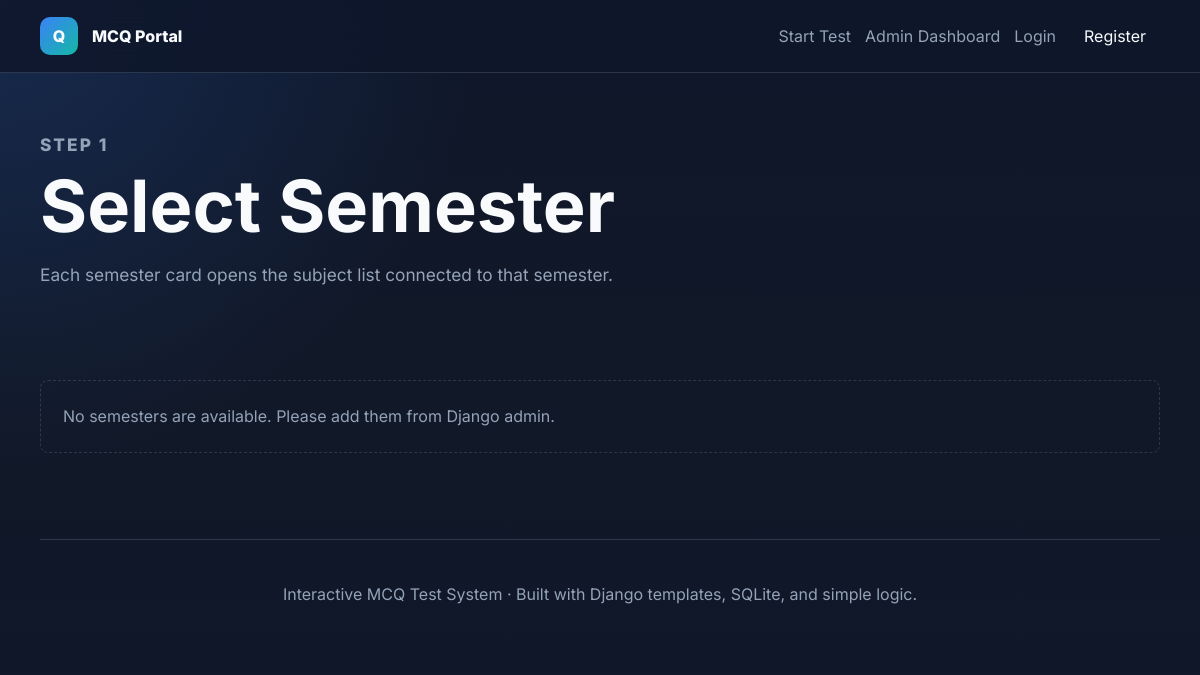
The app's page /semesters/, older data.
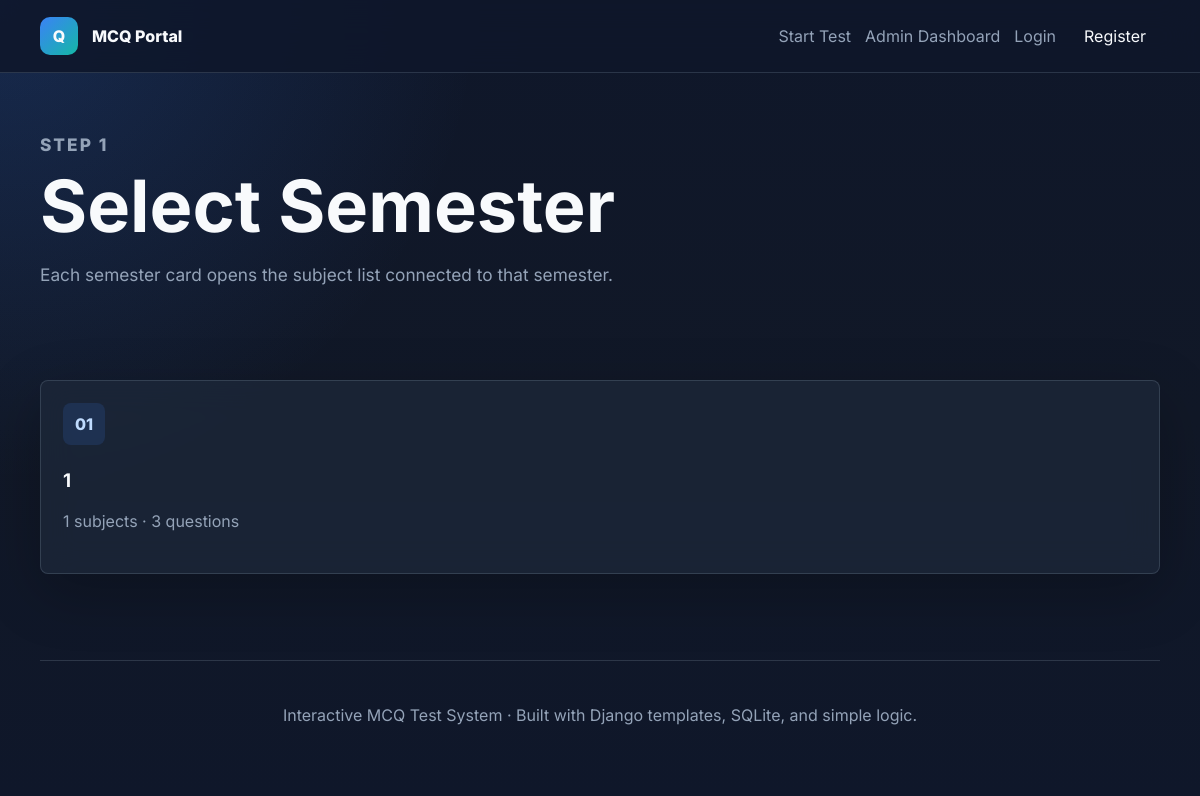
The same page, newer data.
### exams/models.py (models this page shows, shortened)
class Semester(models.Model):
    semester_name = models.CharField(max_length=100, unique=True)
    class Meta:
        ordering = ("semester_name",)
        verbose_name = "Semester"
        verbose_name_plural = "Semesters"

### exams/views.py (the view)
# urls.py: path("semesters/", views.select_semester, name="select_semester"),
def select_semester(request):
    all_semesters = Semester.objects.annotate(
        subject_count=Count("subjects", distinct=True),
        question_count=Count("questions", distinct=True),
    )
    return render(request, "exams/select_semester.html", {"semesters": all_semesters})

### templates/exams/select_semester.html (shortened to what this page needs)
{% extends "base.html" %}
{% block content %}
<section class="page-hero compact">
    <p class="eyebrow">Step 1</p>
    <h1>Select Semester</h1>
    <p>Each semester card opens the subject list connected to that semester.</p>
</section>
<section class="page-section">
    <div class="card-grid">
        {% for semester in semesters %}
            <a class="info-card" href="{% url 'select_subject' semester.id %}">
                <span class="card-number">{{ forloop.counter|stringformat:"02d" }}</span>
                <h3>{{ semester.semester_name }}</h3>
                <p>{{ semester.subject_count }} subjects · {{ semester.question_count }} questions</p>
            </a>
        {% empty %}
            <div class="empty-state">No semesters are available. Please add them from Django admin.</div>
        {% endfor %}
    </div>
</section>
{% endblock %}

Row changes from the older to the newer data that the page shows:
added Semester: semester_name "1", subject_count "1", question_count "3"
Text that changed along with them:
text no longer shown: "No semesters are available. Please add them from Django admin."
